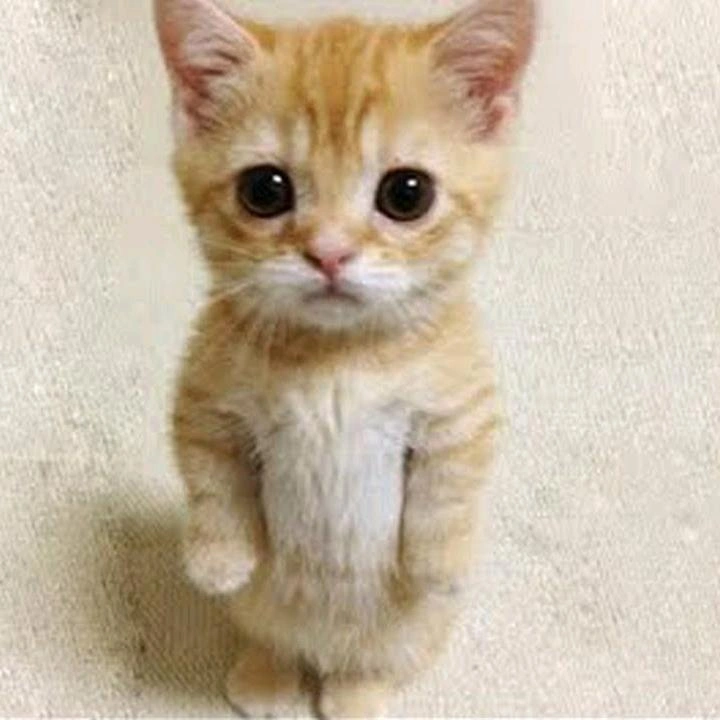
#> input picture OpenCV/gato.jpg, 720 x 720 px
$ python imagen.py
#> lines starting #> are read from the running program, lines starting #| are printed output that depends on the picture
import numpy as np
import cv2

#Leer una imagen
img = cv2.imread('gato.jpg')
#> img is the input picture: shape (720, 720, 3); mean B, G, R 164.5, 184.9, 199.3

#Cambiar el espacio de color en img2
img2 = cv2.cvtColor(img, cv2.COLOR_RGB2GRAY )
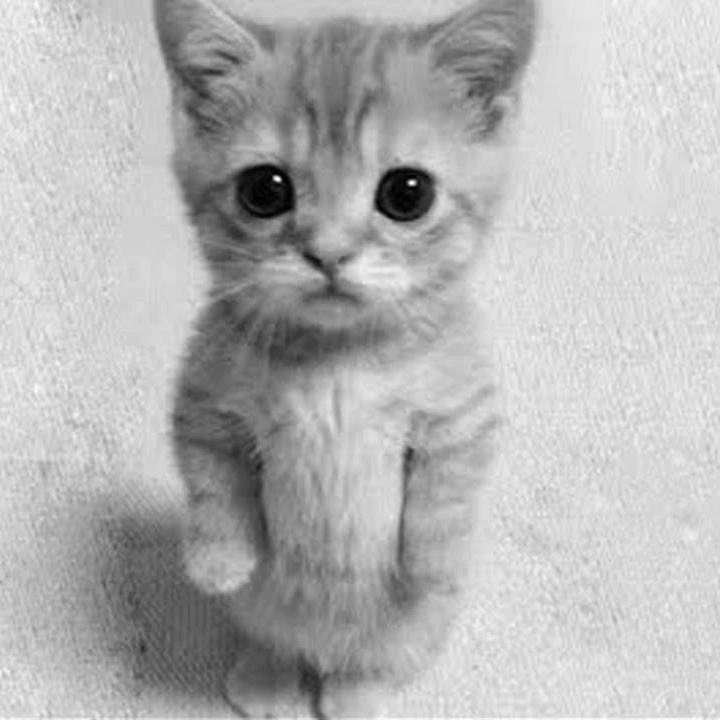
#> img2: shape (720, 720); min 0, max 255, mean 180.5

#Imprimo características de la imagen en su nuevo espacio de color
# alto, ancho y canales
print("alto, alto, canales = "+ str(img2.shape))
#| alto, alto, canales = (720, 720)

#Muestro la imagen
cv2.imshow('Un gatito GRIS',img2)
cv2.waitKey(0)
cv2.destroyAllWindows()

$ run again, with OpenCV/Reporte.png saved as OpenCV/gato.jpg
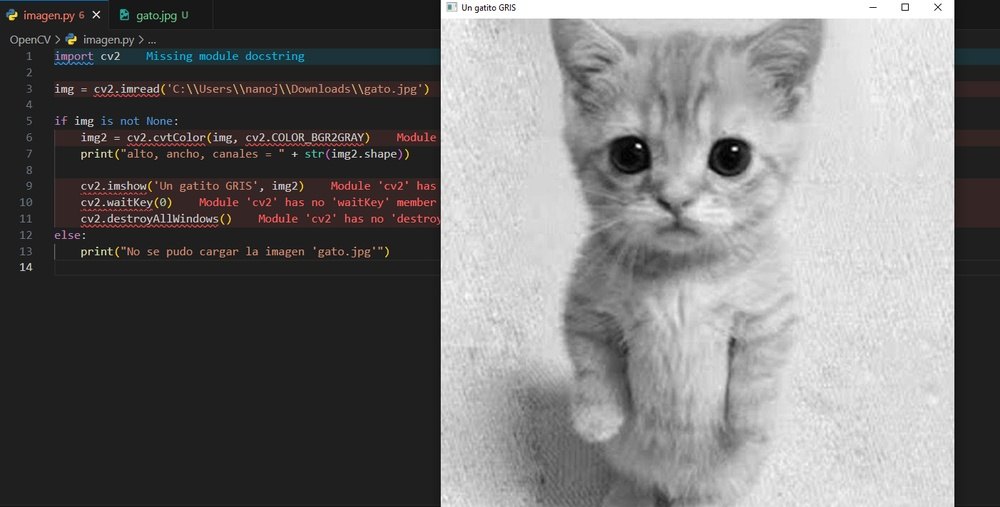
#> input picture OpenCV/Reporte.png, 1000 x 507 px, shrunk from 1402 x 711 before the run
#> img is the input picture: shape (507, 1000, 3); mean B, G, R 114.1, 114.2, 115.5
#> `img2 = cv2.cvtColor(img, cv2.COLOR_RGB2GRAY )`:
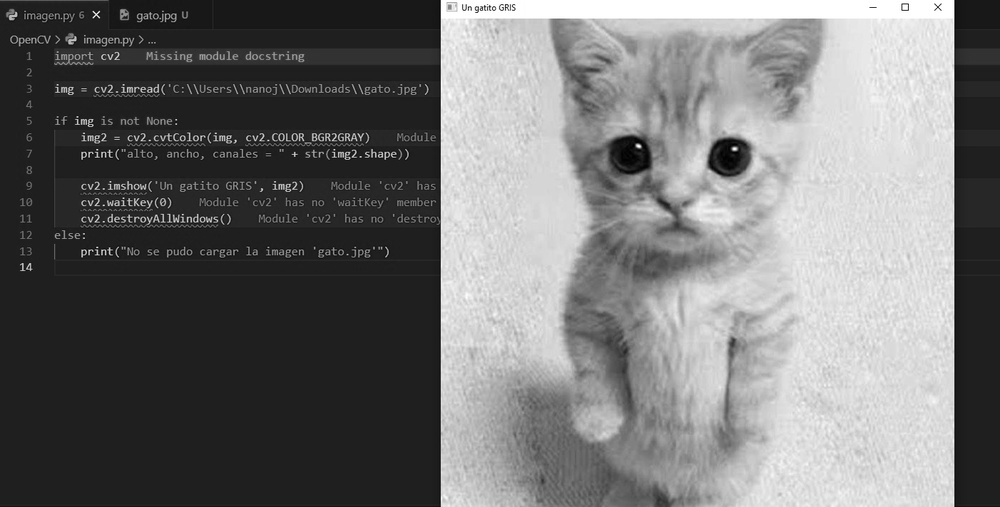
#> img2: shape (507, 1000); min 0, max 255, mean 114.3
#| alto, alto, canales = (507, 1000)
